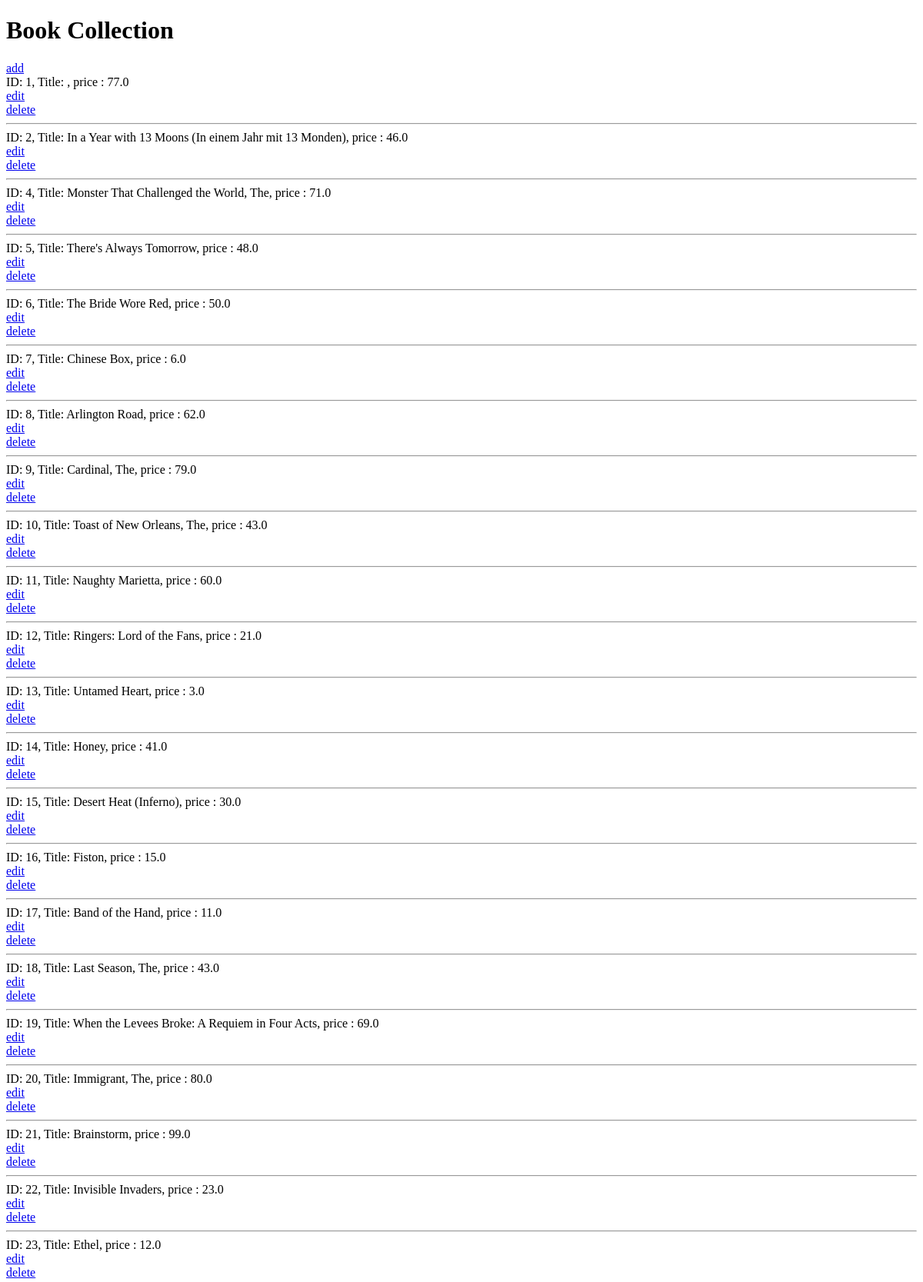
The page /books/lab10_part1/listbooks (upper part) on the database its author committed.
### apps/bookmodule/models.py (models this page shows)
class Book(models.Model):
    title = models.CharField(max_length = 50)
    author = models.CharField(max_length = 50)
    price = models.FloatField(default = 0.0)
    edition = models.SmallIntegerField(default = 1)

### apps/bookmodule/views.py (the view)
# urls.py: path('lab10_part1/listbooks', views.listbooks, name='listbooks'),
def listbooks(request):
            books = Book.objects.all()
            return render(request, 'bookmodule/bookList9.html', {'books':books})

### apps/templates/bookmodule/bookList9.html (shortened to what this page needs)
{% extends "layouts/base.html" %}
{% load static %}
{% block content %}
<!DOCTYPE html>
<html>
<head>
</head>
<body>
    <h1>Book Collection</h1> <a href="http://127.0.0.1:8000/books/lab9_part1/addbook">add</a><br>
    {% for obj in books %}
    ID: {{obj.id}}, Title: {{obj.title}}, price : {{obj.price}} <br> <a href="http://127.0.0.1:8000/books/lab9_part1/editbook/{{obj.id}}">edit </a> <br>
    <a href="http://127.0.0.1:8000/books/lab9_part1/deletebook/{{obj.id}}"> delete</a>
    <hr>
    {% endfor %}
</body>
</html>
{% endblock %}

### rows shown on the page
Book: id "1", price "77.0"
Book: id "2", title "In a Year with 13 Moons (In einem Jahr mit 13 Monden)", price "46.0"
Book: id "4", title "Monster That Challenged the World, The", price "71.0"
Book: id "5", title "There's Always Tomorrow", price "48.0"
Book: id "6", title "The Bride Wore Red", price "50.0"
Book: id "7", title "Chinese Box", price "6.0"
Book: id "8", title "Arlington Road", price "62.0"
Book: id "9", title "Cardinal, The", price "79.0"
Book: id "10", title "Toast of New Orleans, The", price "43.0"
Book: id "11", title "Naughty Marietta", price "60.0"
Book: id "12", title "Ringers: Lord of the Fans", price "21.0"
Book: id "13", title "Untamed Heart", price "3.0"
Book: id "14", title "Honey", price "41.0"
Book: id "15", title "Desert Heat (Inferno)", price "30.0"
Book: id "16", title "Fiston", price "15.0"
Book: id "17", title "Band of the Hand", price "11.0"
Book: id "18", title "Last Season, The", price "43.0"
Book: id "19", title "When the Levees Broke: A Requiem in Four Acts", price "69.0"
Book: id "20", title "Immigrant, The", price "80.0"
Book: id "21", title "Brainstorm", price "99.0"
Book: id "22", title "Invisible Invaders", price "23.0"
Book: id "23", title "Ethel", price "12.0"
